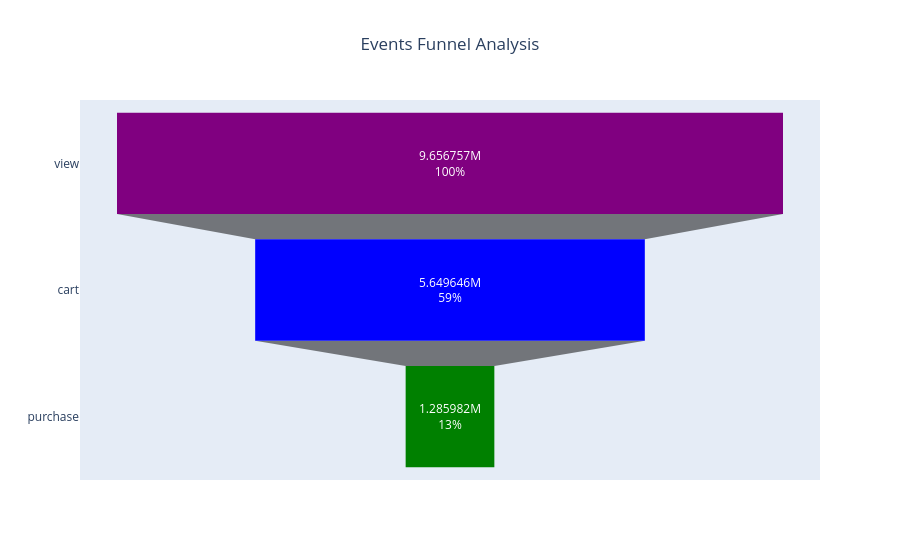

Notebook cell for this chart:
### Code cell
from plotly import graph_objects as go

fig = go.Figure(
    go.Funnel(
        y = df_funnel.event_type,
        x = df_funnel.clicks,
        textinfo='value+percent initial',
        marker={
            'color':["purple","blue","green"]
        }
    )
)
fig.update_layout(title_text = 'Events Funnel Analysis', title_x = 0.5)
fig.show()

### Figure 1 — Plotly figure (JSON) as saved in the notebook; plotly's stock layout.template omitted (floating-point values rounded to 4 significant figures)
{"data": [{"marker": {"color": ["purple", "blue", "green"]}, "textinfo": "value+percent initial", "type": "funnel", "x": [9656757, 5649646, 1285982], "y": ["view", "cart", "purchase"]}], "layout": {"title": {"text": "Events Funnel Analysis", "x": 0.5}}}
